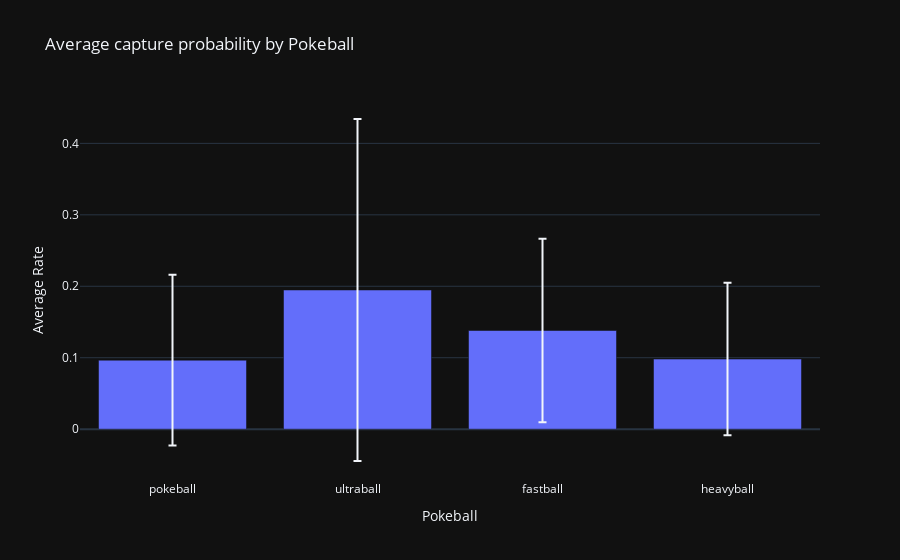

The notebook cell this image was saved under:
### Code cell
fig = px.bar(
    data_frame=df,
    x="Pokeball", 
    y="Average Rate", 
    title="Average capture probability by Pokeball",
    labels={
        "x": "Pokeball type",
        "y": "Average capture rate"
    },
    error_y="Error"
)
fig.show()

### Figure 1 — Plotly figure (JSON) as saved in the notebook; plotly's stock layout.template omitted (floating-point values rounded to 4 significant figures)
{"data": [{"alignmentgroup": "True", "error_y": {"array": [0.1195, 0.2393, 0.1283, 0.1067]}, "hovertemplate": "Pokeball=%{x}<br>Average Rate=%{y}<extra></extra>", "legendgroup": "", "marker": {"color": "#636efa", "pattern": {"shape": ""}}, "name": "", "offsetgroup": "", "orientation": "v", "showlegend": false, "textposition": "auto", "x": ["pokeball", "ultraball", "fastball", "heavyball"], "xaxis": "x", "y": [0.0966, 0.1948, 0.1381, 0.09813], "yaxis": "y", "type": "bar"}], "layout": {"xaxis": {"anchor": "y", "domain": [0.0, 1.0], "title": {"text": "Pokeball"}}, "yaxis": {"anchor": "x", "domain": [0.0, 1.0], "title": {"text": "Average Rate"}}, "legend": {"tracegroupgap": 0}, "title": {"text": "Average capture probability by Pokeball"}, "barmode": "relative"}}
